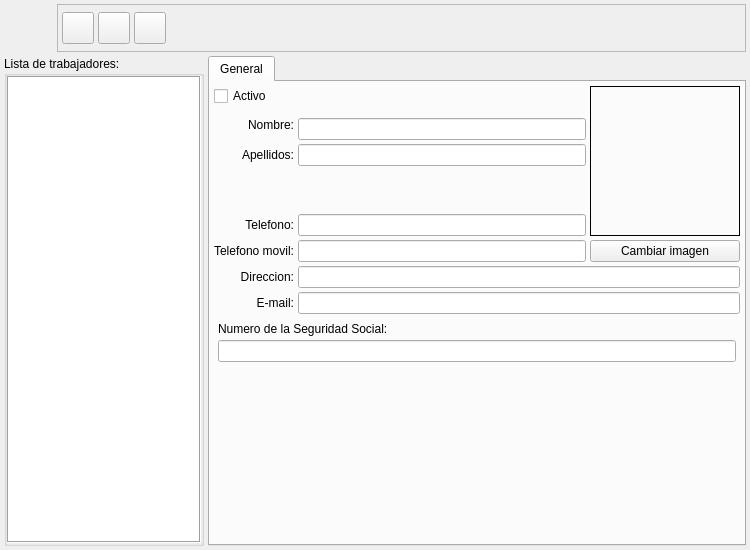
<?xml version="1.0" encoding="UTF-8"?>
<ui version="4.0">
 <author>Tomeu Borras Riera</author>
 <class>TrabajadorBase</class>
 <widget class="QWidget" name="TrabajadorBase">
  <property name="geometry">
   <rect>
    <x>0</x>
    <y>0</y>
    <width>750</width>
    <height>550</height>
   </rect>
  </property>
  <property name="minimumSize">
   <size>
    <width>750</width>
    <height>550</height>
   </size>
  </property>
  <property name="windowTitle">
   <string>Trabajadores</string>
  </property>
  <property name="windowIcon">
   <iconset resource="../../../bulmages.qrc">
    <normaloff>:/Images/employee-list.png</normaloff>:/Images/employee-list.png</iconset>
  </property>
  <layout class="QGridLayout">
   <property name="margin">
    <number>4</number>
   </property>
   <property name="spacing">
    <number>4</number>
   </property>
   <item row="1" column="1">
    <widget class="QTabWidget" name="mui_tab">
     <property name="currentIndex">
      <number>0</number>
     </property>
     <widget class="QWidget" name="tab">
      <attribute name="title">
       <string>General</string>
      </attribute>
      <layout class="QGridLayout">
       <property name="margin">
        <number>4</number>
       </property>
       <property name="spacing">
        <number>4</number>
       </property>
       <item row="6" column="1">
        <widget class="QLineEdit" name="m_moviltrabajador">
         <property name="enabled">
          <bool>true</bool>
         </property>
        </widget>
       </item>
       <item row="2" column="1">
        <widget class="QLineEdit" name="m_nomtrabajador"/>
       </item>
       <item row="10" column="0" colspan="3">
        <widget class="QFrame" name="m_frameplugin">
         <property name="frameShape">
          <enum>QFrame::StyledPanel</enum>
         </property>
         <property name="frameShadow">
          <enum>QFrame::Raised</enum>
         </property>
        </widget>
       </item>
       <item row="5" column="0">
        <widget class="QLabel" name="label_4">
         <property name="text">
          <string>Telefono:</string>
         </property>
         <property name="alignment">
          <set>Qt::AlignRight|Qt::AlignTrailing|Qt::AlignVCenter</set>
         </property>
        </widget>
       </item>
       <item row="0" column="2" rowspan="6">
        <widget class="QLabel" name="m_imagen">
         <property name="sizePolicy">
          <sizepolicy hsizetype="Fixed" vsizetype="Fixed">
           <horstretch>0</horstretch>
           <verstretch>0</verstretch>
          </sizepolicy>
         </property>
         <property name="minimumSize">
          <size>
           <width>150</width>
           <height>150</height>
          </size>
         </property>
         <property name="frameShape">
          <enum>QFrame::Box</enum>
         </property>
         <property name="frameShadow">
          <enum>QFrame::Plain</enum>
         </property>
         <property name="scaledContents">
          <bool>true</bool>
         </property>
        </widget>
       </item>
       <item row="0" column="0" colspan="2">
        <widget class="QCheckBox" name="m_activotrabajador">
         <property name="text">
          <string>Activo</string>
         </property>
        </widget>
       </item>
       <item row="7" column="1" colspan="2">
        <widget class="QLineEdit" name="m_dirtrabajador"/>
       </item>
       <item row="1" column="0" rowspan="2">
        <widget class="QLabel" name="label_1">
         <property name="text">
          <string>Nombre:</string>
         </property>
         <property name="alignment">
          <set>Qt::AlignRight|Qt::AlignTrailing|Qt::AlignVCenter</set>
         </property>
        </widget>
       </item>
       <item row="3" column="1">
        <widget class="QLineEdit" name="m_apellidostrabajador"/>
       </item>
       <item row="7" column="0">
        <widget class="QLabel" name="label_6">
         <property name="text">
          <string>Direccion:</string>
         </property>
         <property name="alignment">
          <set>Qt::AlignRight|Qt::AlignTrailing|Qt::AlignVCenter</set>
         </property>
        </widget>
       </item>
       <item row="5" column="1">
        <widget class="QLineEdit" name="m_teltrabajador">
         <property name="enabled">
          <bool>true</bool>
         </property>
        </widget>
       </item>
       <item row="11" column="0" colspan="3">
        <spacer>
         <property name="orientation">
          <enum>Qt::Vertical</enum>
         </property>
         <property name="sizeHint" stdset="0">
          <size>
           <width>569</width>
           <height>16</height>
          </size>
         </property>
        </spacer>
       </item>
       <item row="9" column="0" colspan="3">
        <layout class="QVBoxLayout">
         <property name="spacing">
          <number>4</number>
         </property>
         <property name="margin">
          <number>4</number>
         </property>
         <item>
          <widget class="QLabel" name="label_8">
           <property name="text">
            <string>Numero de la Seguridad Social:</string>
           </property>
          </widget>
         </item>
         <item>
          <widget class="QLineEdit" name="m_nsstrabajador">
           <property name="enabled">
            <bool>true</bool>
           </property>
          </widget>
         </item>
        </layout>
       </item>
       <item row="4" column="1">
        <spacer>
         <property name="orientation">
          <enum>Qt::Vertical</enum>
         </property>
         <property name="sizeType">
          <enum>QSizePolicy::Ignored</enum>
         </property>
         <property name="sizeHint" stdset="0">
          <size>
           <width>20</width>
           <height>40</height>
          </size>
         </property>
        </spacer>
       </item>
       <item row="3" column="0">
        <widget class="QLabel" name="label_3">
         <property name="text">
          <string>Apellidos:</string>
         </property>
         <property name="alignment">
          <set>Qt::AlignRight|Qt::AlignTrailing|Qt::AlignVCenter</set>
         </property>
        </widget>
       </item>
       <item row="6" column="2">
        <widget class="QPushButton" name="mui_imagen">
         <property name="text">
          <string>Cambiar imagen</string>
         </property>
        </widget>
       </item>
       <item row="6" column="0">
        <widget class="QLabel" name="label_5">
         <property name="text">
          <string>Telefono movil:</string>
         </property>
         <property name="alignment">
          <set>Qt::AlignRight|Qt::AlignTrailing|Qt::AlignVCenter</set>
         </property>
        </widget>
       </item>
       <item row="8" column="1" colspan="2">
        <widget class="QLineEdit" name="m_emailtrabajador">
         <property name="enabled">
          <bool>true</bool>
         </property>
        </widget>
       </item>
       <item row="8" column="0">
        <widget class="QLabel" name="label_7">
         <property name="text">
          <string>E-mail:</string>
         </property>
         <property name="alignment">
          <set>Qt::AlignRight|Qt::AlignTrailing|Qt::AlignVCenter</set>
         </property>
        </widget>
       </item>
      </layout>
     </widget>
    </widget>
   </item>
   <item row="1" column="0">
    <widget class="QGroupBox" name="groupBox">
     <property name="sizePolicy">
      <sizepolicy hsizetype="Fixed" vsizetype="Preferred">
       <horstretch>0</horstretch>
       <verstretch>0</verstretch>
      </sizepolicy>
     </property>
     <property name="maximumSize">
      <size>
       <width>200</width>
       <height>16777215</height>
      </size>
     </property>
     <property name="title">
      <string>Lista de trabajadores:</string>
     </property>
     <layout class="QGridLayout">
      <property name="margin">
       <number>0</number>
      </property>
      <property name="spacing">
       <number>0</number>
      </property>
      <item row="0" column="0">
       <widget class="QListWidget" name="mui_lista">
        <property name="sizePolicy">
         <sizepolicy hsizetype="Fixed" vsizetype="Expanding">
          <horstretch>0</horstretch>
          <verstretch>0</verstretch>
         </sizepolicy>
        </property>
        <property name="frameShape">
         <enum>QFrame::Box</enum>
        </property>
        <property name="lineWidth">
         <number>1</number>
        </property>
       </widget>
      </item>
     </layout>
    </widget>
   </item>
   <item row="0" column="0" colspan="2">
    <layout class="QHBoxLayout">
     <property name="spacing">
      <number>5</number>
     </property>
     <property name="margin">
      <number>0</number>
     </property>
     <item>
      <widget class="QLabel" name="label_2">
       <property name="minimumSize">
        <size>
         <width>48</width>
         <height>48</height>
        </size>
       </property>
       <property name="maximumSize">
        <size>
         <width>48</width>
         <height>48</height>
        </size>
       </property>
       <property name="pixmap">
        <pixmap resource="../../../bulmages.qrc">:/Images/employee-list.png</pixmap>
       </property>
       <property name="scaledContents">
        <bool>true</bool>
       </property>
      </widget>
     </item>
     <item>
      <widget class="QFrame" name="frame">
       <property name="frameShape">
        <enum>QFrame::StyledPanel</enum>
       </property>
       <property name="frameShadow">
        <enum>QFrame::Raised</enum>
       </property>
       <layout class="QGridLayout">
        <property name="margin">
         <number>4</number>
        </property>
        <property name="spacing">
         <number>4</number>
        </property>
        <item row="0" column="3">
         <spacer>
          <property name="orientation">
           <enum>Qt::Horizontal</enum>
          </property>
          <property name="sizeType">
           <enum>QSizePolicy::Expanding</enum>
          </property>
          <property name="sizeHint" stdset="0">
           <size>
            <width>291</width>
            <height>31</height>
           </size>
          </property>
         </spacer>
        </item>
        <item row="0" column="2">
         <widget class="QToolButton" name="mui_borrar">
          <property name="minimumSize">
           <size>
            <width>32</width>
            <height>32</height>
           </size>
          </property>
          <property name="maximumSize">
           <size>
            <width>32</width>
            <height>32</height>
           </size>
          </property>
          <property name="toolTip">
           <string>Borrar trabajador</string>
          </property>
          <property name="whatsThis">
           <string>Borrar trabajador</string>
          </property>
          <property name="text">
           <string/>
          </property>
          <property name="icon">
           <iconset>
            <normaloff>:Images/edit-delete.png</normaloff>:Images/edit-delete.png</iconset>
          </property>
          <property name="iconSize">
           <size>
            <width>22</width>
            <height>22</height>
           </size>
          </property>
         </widget>
        </item>
        <item row="0" column="1">
         <widget class="QToolButton" name="mui_guardar">
          <property name="minimumSize">
           <size>
            <width>32</width>
            <height>32</height>
           </size>
          </property>
          <property name="maximumSize">
           <size>
            <width>32</width>
            <height>32</height>
           </size>
          </property>
          <property name="toolTip">
           <string>Guardar trabajador</string>
          </property>
          <property name="whatsThis">
           <string>Guardar trabajador</string>
          </property>
          <property name="text">
           <string/>
          </property>
          <property name="icon">
           <iconset resource="../../../bulmages.qrc">
            <normaloff>:/Images/edit-save.png</normaloff>:/Images/edit-save.png</iconset>
          </property>
          <property name="iconSize">
           <size>
            <width>22</width>
            <height>22</height>
           </size>
          </property>
         </widget>
        </item>
        <item row="0" column="0">
         <widget class="QToolButton" name="mui_nuevo">
          <property name="minimumSize">
           <size>
            <width>32</width>
            <height>32</height>
           </size>
          </property>
          <property name="maximumSize">
           <size>
            <width>32</width>
            <height>32</height>
           </size>
          </property>
          <property name="toolTip">
           <string>Nuevo trabajador</string>
          </property>
          <property name="whatsThis">
           <string>Nuevo trabajador</string>
          </property>
          <property name="text">
           <string/>
          </property>
          <property name="icon">
           <iconset resource="../../../bulmages.qrc">
            <normaloff>:/Images/document-new.png</normaloff>:/Images/document-new.png</iconset>
          </property>
          <property name="iconSize">
           <size>
            <width>22</width>
            <height>22</height>
           </size>
          </property>
         </widget>
        </item>
       </layout>
      </widget>
     </item>
    </layout>
   </item>
  </layout>
 </widget>
 <layoutdefault spacing="2" margin="2"/>
 <tabstops>
  <tabstop>mui_nuevo</tabstop>
  <tabstop>mui_guardar</tabstop>
  <tabstop>mui_borrar</tabstop>
  <tabstop>m_activotrabajador</tabstop>
  <tabstop>m_nomtrabajador</tabstop>
  <tabstop>m_apellidostrabajador</tabstop>
  <tabstop>m_dirtrabajador</tabstop>
  <tabstop>m_teltrabajador</tabstop>
  <tabstop>m_moviltrabajador</tabstop>
  <tabstop>m_emailtrabajador</tabstop>
  <tabstop>m_nsstrabajador</tabstop>
  <tabstop>mui_imagen</tabstop>
  <tabstop>mui_lista</tabstop>
 </tabstops>
 <resources>
  <include location="../../../bulmages.qrc"/>
 </resources>
 <connections/>
</ui>
